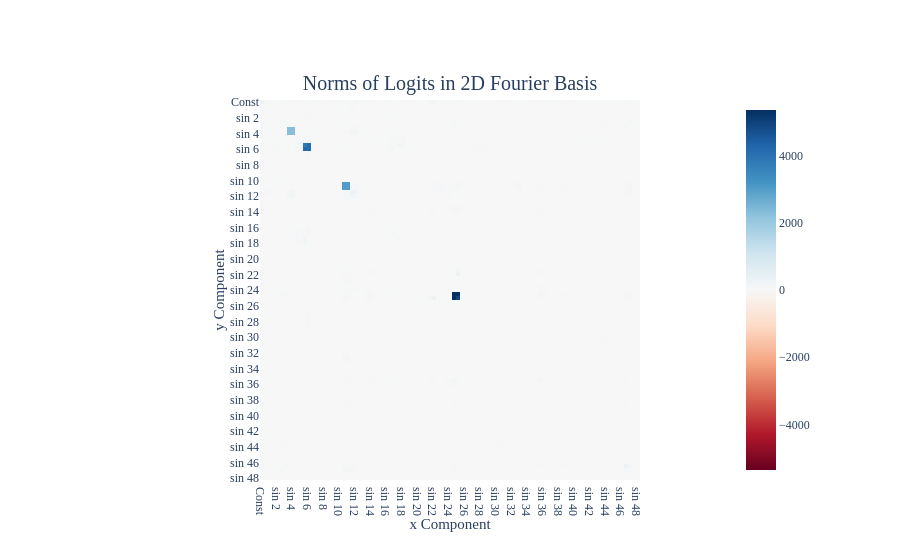

The code cell stored with this chart in its notebook:
### Code cell
fig = imshow_fourier(fft2d(original_logits[:, :]).norm(dim=-1),
           title=f'Norms of Logits in 2D Fourier Basis', return_fig=True)
fig.update_layout(coloraxis_colorbar_x = 0.9)
fig.show("vscode+colab")
write_image(fig, 'norm_fourier_logits')

### Figure 1 — Plotly figure (JSON) as saved in the notebook; plotly's stock layout.template omitted (floating-point values rounded to 4 significant figures; data arrays with more than 128 entries replaced by an {"elided": "..."} marker saying what was removed)
{"data": [{"coloraxis": "coloraxis", "name": "0", "x": ["Const", "cos 1", "sin 1", "cos 2", "sin 2", "cos 3", "sin 3", "cos 4", "sin 4", "cos 5", "sin 5", "cos 6", "sin 6", "cos 7", "sin 7", "cos 8", "sin 8", "cos 9", "sin 9", "cos 10", "sin 10", "cos 11", "sin 11", "cos 12", "sin 12", "cos 13", "sin 13", "cos 14", "sin 14", "cos 15", "sin 15", "cos 16", "sin 16", "cos 17", "sin 17", "cos 18", "sin 18", "cos 19", "sin 19", "cos 20", "sin 20", "cos 21", "sin 21", "cos 22", "sin 22", "cos 23", "sin 23", "cos 24", "sin 24", "cos 25", "sin 25", "cos 26", "sin 26", "cos 27", "sin 27", "cos 28", "sin 28", "cos 29", "sin 29", "cos 30", "sin 30", "cos 31", "sin 31", "cos 32", "sin 32", "cos 33", "sin 33", "cos 34", "sin 34", "cos 35", "sin 35", "cos 36", "sin 36", "cos 37", "sin 37", "cos 38", "sin 38", "cos 39", "sin 39", "cos 40", "sin 40", "cos 41", "sin 41", "cos 42", "sin 42", "cos 43", "sin 43", "cos 44", "sin 44", "cos 45", "sin 45", "cos 46", "sin 46", "cos 47", "sin 47", "cos 48", "sin 48"], "y": ["Const", "cos 1", "sin 1", "cos 2", "sin 2", "cos 3", "sin 3", "cos 4", "sin 4", "cos 5", "sin 5", "cos 6", "sin 6", "cos 7", "sin 7", "cos 8", "sin 8", "cos 9", "sin 9", "cos 10", "sin 10", "cos 11", "sin 11", "cos 12", "sin 12", "cos 13", "sin 13", "cos 14", "sin 14", "cos 15", "sin 15", "cos 16", "sin 16", "cos 17", "sin 17", "cos 18", "sin 18", "cos 19", "sin 19", "cos 20", "sin 20", "cos 21", "sin 21", "cos 22", "sin 22", "cos 23", "sin 23", "cos 24", "sin 24", "cos 25", "sin 25", "cos 26", "sin 26", "cos 27", "sin 27", "cos 28", "sin 28", "cos 29", "sin 29", "cos 30", "sin 30", "cos 31", "sin 31", "cos 32", "sin 32", "cos 33", "sin 33", "cos 34", "sin 34", "cos 35", "sin 35", "cos 36", "sin 36", "cos 37", "sin 37", "cos 38", "sin 38", "cos 39", "sin 39", "cos 40", "sin 40", "cos 41", "sin 41", "cos 42", "sin 42", "cos 43", "sin 43", "cos 44", "sin 44", "cos 45", "sin 45", "cos 46", "sin 46", "cos 47", "sin 47", "cos 48", "sin 48"], "z": {"elided": "97x97 float values"}, "type": "heatmap", "xaxis": "x", "yaxis": "y", "hovertemplate": "%{x}x * %{y}y<br>Value:%{z:.4f}"}], "layout": {"xaxis": {"anchor": "y", "domain": [0, 1], "scaleanchor": "y", "constrain": "domain", "title": {"text": "x Component"}}, "yaxis": {"anchor": "x", "domain": [0, 1], "autorange": "reversed", "constrain": "domain", "title": {"text": "y Component"}}, "coloraxis": {"colorscale": [[0, "rgb(103,0,31)"], [0.1, "rgb(178,24,43)"], [0.2, "rgb(214,96,77)"], [0.3, "rgb(244,165,130)"], [0.4, "rgb(253,219,199)"], [0.5, "rgb(247,247,247)"], [0.6, "rgb(209,229,240)"], [0.7, "rgb(146,197,222)"], [0.8, "rgb(67,147,195)"], [0.9, "rgb(33,102,172)"], [1, "rgb(5,48,97)"]], "cmid": 0, "colorbar": {"x": 0.9}}, "title": {"text": "Norms of Logits in 2D Fourier Basis"}}}
